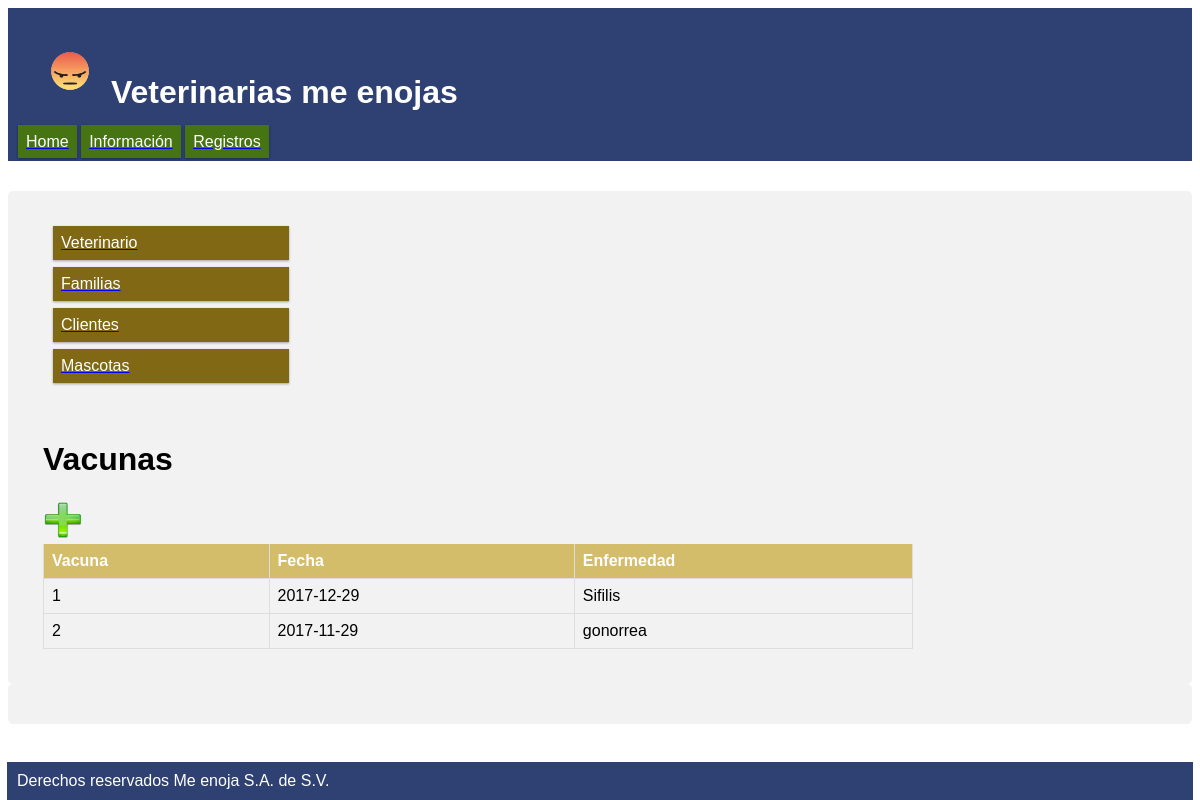
Screenshot of /registros/vacunas.php?id=1 with the database file from the repository.
### tables this page shows
CREATE TABLE `vacunas` (
  `id_vacunas` int(11) NOT NULL,
  `fecha_vacuna` date DEFAULT NULL,
  `enfermedad` varchar(45) DEFAULT NULL,
  `id_mascota` int(11) NOT NULL
);

### registros/vacunas.php (the view, shortened to what this page needs)
<?php
  require('../PHP/conexion.php');
  $id=$_REQUEST['id'];
?>
<!DOCTYPE html>
<html>
<head>
</head>
	<body>
		<div class="row">
			<div class="col-3 menu">
			</div>
			<form class="col-9" style="width: 900px;">
	        	<h1 class="sign-up-title">Vacunas</h1>
	    		<a href="vacunas_add.php"><img style="width: 40px; height: 40px;" src="../RES/add.png" alt=""></a>
	          <table>
	            <thead class="tabla">
	              <tr>
	                <th class="reglon">Vacuna</th>
	                <th class="reglon">Fecha</th>
	                <th class="reglon">Enfermedad</th>
	              </tr>
	            </thead>
	            <?php $sql = "SELECT id_vacunas, fecha_vacuna, enfermedad
	                          from vacunas where id_mascota = '$id'";
	            foreach ($conn->query($sql) as $row){ ?>
	              <tr>
	                <td class="reglon"><?php echo $row['id_vacunas']?></td>
	                <td class="reglon"><?php echo $row['fecha_vacuna'] ?></td>
	                <td class="reglon"><?php echo $row['enfermedad'] ?></td>
	              </tr>
	            <?php } ?>
	          </table>
	        </form>
		</div>
		<div class="row">
			<footer>
				Derechos reservados Me enoja S.A. de S.V.
			</footer>
		</div>
	</body>
</html>

### CSS/veterinaria.css (style rules this page uses)
* { box-sizing: border-box; }
.row::after { content: ""; clear: both; display: table; }
[class*="col-"] { float: left; padding: 15px; }
.col-3 { width: 25%; }
.col-9 { width: 75%; }
html { font-family: "Lucida Sans", sans-serif; }
header, footer { background-color: #2E4172; color: #ffffff; padding: 10px; margin: 0px; margin-bottom: 30px; }
footer { margin-bottom: 0px; position: fixed; bottom: 0px; left: 7px; right: 7px; }
.menu ul { list-style-type: none; margin: 0; padding: 0; }
.menu li { padding: 8px; margin-bottom: 7px; background-color: #806815; color: #ffffff; box-shadow: 0 1px 3px rgba(0,0,0,0.12), 0 1px 2px rgba(0,0,0,0.24); margin-left: 10px; margin-right: 10px; }
.navu { list-style-type: none; margin: 0; padding: 8px; margin-bottom: 7px; background-color: #477413; color: #ffffff; box-shadow: 0 1px 3px rgba(0,0,0,0.12), 0 1px 2px rgba(0,0,0,0.24); width: 33%; height: 33%; }
table { border-collapse: collapse; width: 100%; }
th, td { text-align: left; padding: 8px; border-bottom: 1px solid #ddd; border-right: 1px solid #ddd; border-left: 1px solid #ddd; }
th { background-color: #D4BD6A; color: white; }
div { border-radius: 5px; background-color: #f2f2f2; padding: 20px; }

### rows the page displays
vacunas: id_vacunas "1", fecha_vacuna "2017-12-29", enfermedad "Sifilis"
vacunas: id_vacunas "2", fecha_vacuna "2017-11-29", enfermedad "gonorrea"
